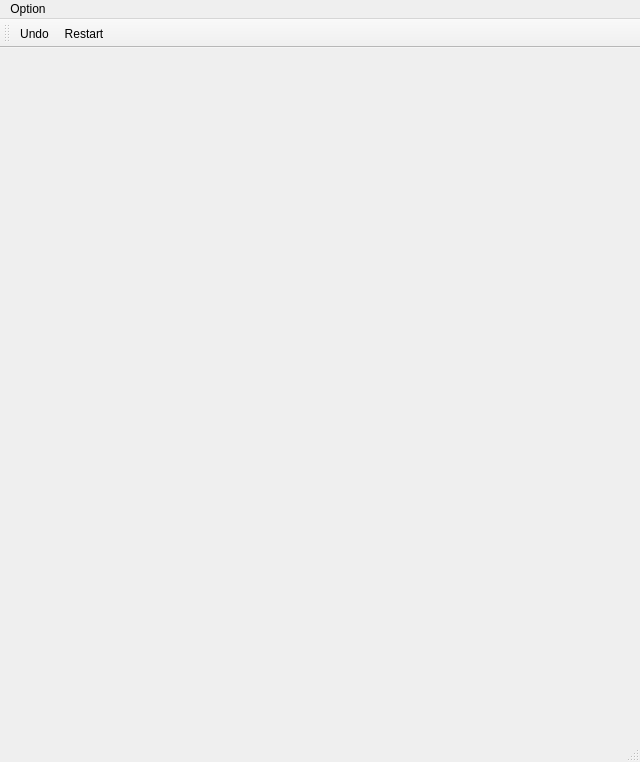
<?xml version="1.0" encoding="UTF-8"?>
<ui version="4.0">
 <class>xrRoom</class>
 <widget class="QMainWindow" name="xrRoom">
  <property name="geometry">
   <rect>
    <x>0</x>
    <y>0</y>
    <width>640</width>
    <height>762</height>
   </rect>
  </property>
  <property name="minimumSize">
   <size>
    <width>640</width>
    <height>762</height>
   </size>
  </property>
  <property name="windowTitle">
   <string>SunGomoku</string>
  </property>
  <widget class="QWidget" name="centralwidget">
   <property name="minimumSize">
    <size>
     <width>640</width>
     <height>640</height>
    </size>
   </property>
   <layout class="QGridLayout" name="gridLayout"/>
  </widget>
  <widget class="QMenuBar" name="menubar">
   <property name="geometry">
    <rect>
     <x>0</x>
     <y>0</y>
     <width>640</width>
     <height>22</height>
    </rect>
   </property>
   <widget class="QMenu" name="menuOption">
    <property name="title">
     <string>Option</string>
    </property>
    <addaction name="actionUndo"/>
    <addaction name="actionRestart"/>
    <addaction name="separator"/>
    <addaction name="actionQuit"/>
   </widget>
   <addaction name="menuOption"/>
  </widget>
  <widget class="QStatusBar" name="statusbar"/>
  <widget class="QToolBar" name="toolBar">
   <property name="windowTitle">
    <string>toolBar</string>
   </property>
   <property name="iconSize">
    <size>
     <width>64</width>
     <height>64</height>
    </size>
   </property>
   <attribute name="toolBarArea">
    <enum>TopToolBarArea</enum>
   </attribute>
   <attribute name="toolBarBreak">
    <bool>false</bool>
   </attribute>
   <addaction name="actionUndo"/>
   <addaction name="actionRestart"/>
  </widget>
  <action name="actionRestart">
   <property name="icon">
    <iconset resource="../Resources/myicon.qrc">
     <normaloff>:/myimages/restartV2.icns</normaloff>:/myimages/restartV2.icns</iconset>
   </property>
   <property name="text">
    <string>Restart</string>
   </property>
   <property name="statusTip">
    <string/>
   </property>
   <property name="shortcut">
    <string>Ctrl+R</string>
   </property>
   <property name="visible">
    <bool>true</bool>
   </property>
   <property name="iconVisibleInMenu">
    <bool>false</bool>
   </property>
  </action>
  <action name="actionQuit">
   <property name="text">
    <string>Quit</string>
   </property>
   <property name="shortcut">
    <string>Ctrl+Q</string>
   </property>
  </action>
  <action name="actionUndo">
   <property name="icon">
    <iconset resource="../Resources/myicon.qrc">
     <normaloff>:/myimages/undoV2.icns</normaloff>:/myimages/undoV2.icns</iconset>
   </property>
   <property name="text">
    <string>Undo</string>
   </property>
   <property name="shortcut">
    <string>Ctrl+U</string>
   </property>
  </action>
 </widget>
 <resources>
  <include location="../Resources/myicon.qrc"/>
 </resources>
 <connections/>
</ui>
